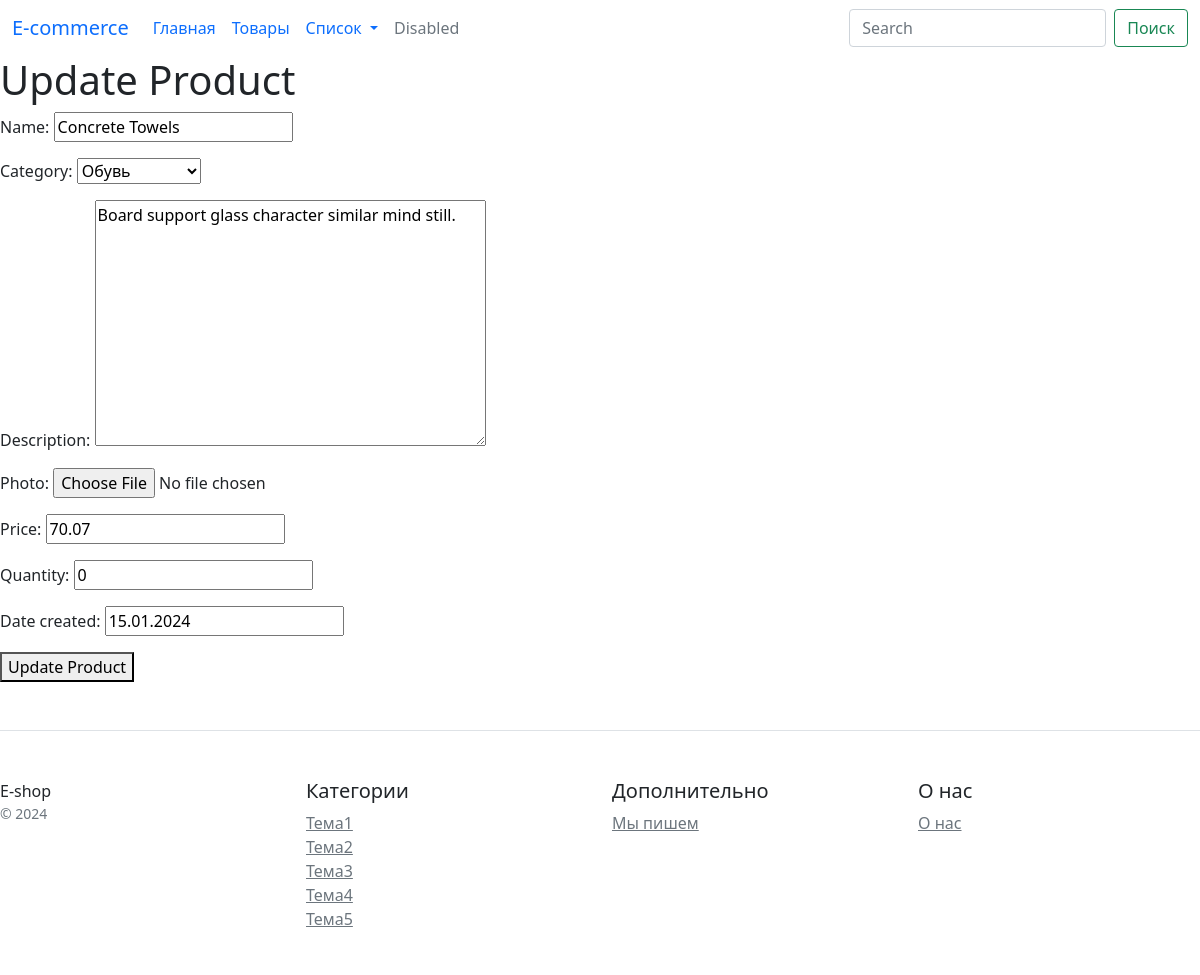
The page /product/update/1 on the database as committed earlier.
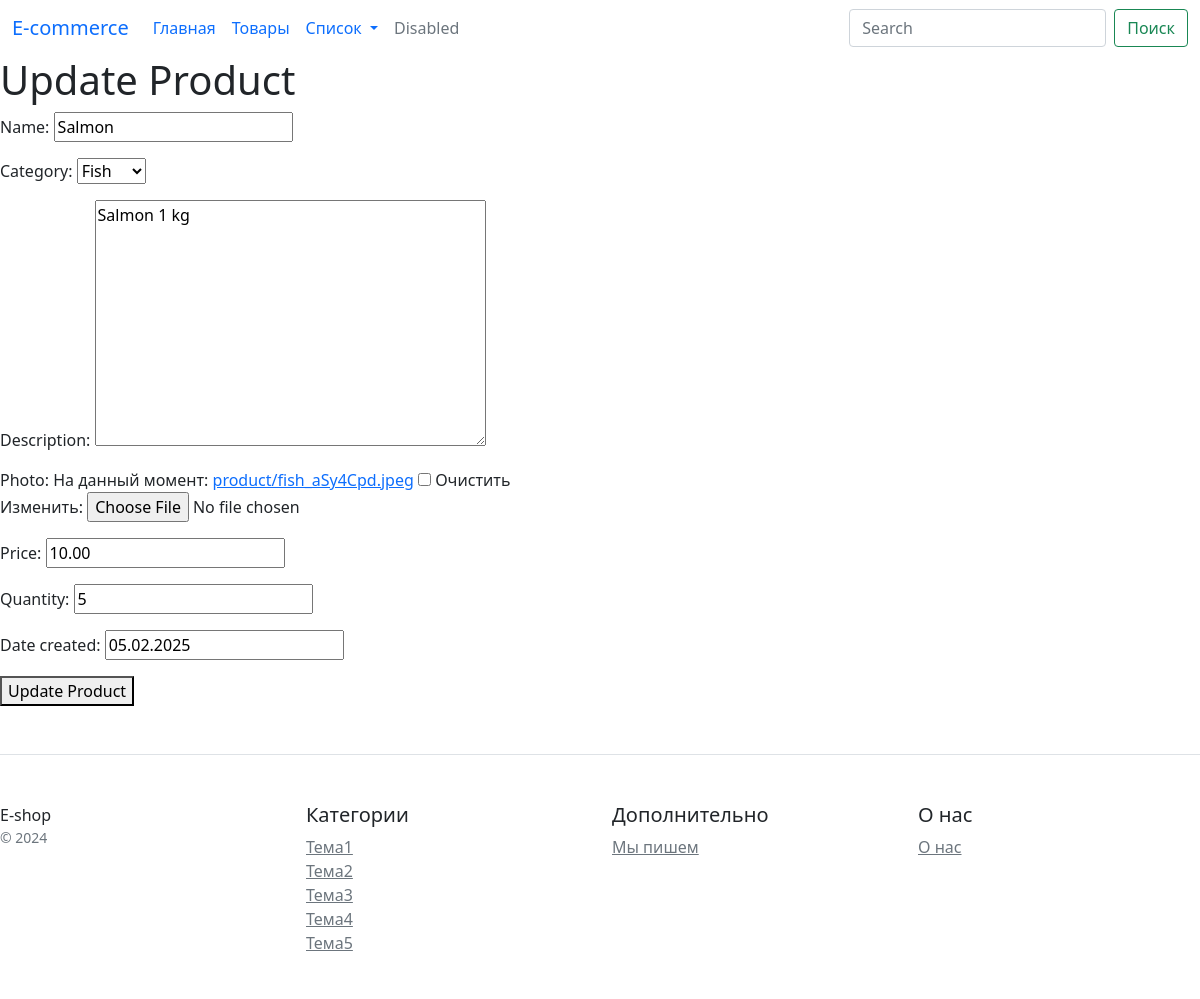
The same page on the database as committed later.
### e_shop/models.py (models this page shows, shortened)
class Product(models.Model):
    name = models.CharField(max_length=100)
    category = models.ForeignKey(Category, on_delete=models.CASCADE)
    description = models.TextField()
    photo = models.ImageField(upload_to='product/', blank=True, null=True)
    price = models.DecimalField(max_digits=8, decimal_places=2)
    quantity = models.IntegerField()
    date_created = models.DateField(default=datetime.datetime.today)

class Category(models.Model):
    name = models.CharField(max_length=50, unique=True)
    def __str__(self):
        return self.name

### e_shop/views.py (the view)
# urls.py: path('product/update', add_update_product, name='update_product_page'),
def add_update_product(request, pk=None):
    template_name = "e_shop/add_update_product.html"
    if pk:
        product = get_object_or_404(Product, pk=pk)
        action = 'Update'
    else:
        product = None
        action = 'Add'
    if request.method == 'POST':
        form = ProductForm(request.POST, request.FILES, instance=product)
        if form.is_valid():
            form.save()
            return redirect('view_products')
    else:
        form = ProductForm(instance=product)
    return render(request, template_name, {'form': form, 'action': action})

### e_shop/forms.py
class ProductForm(forms.ModelForm):
    class Meta:
        model = Product
        fields = ['name', 'category', 'description', 'photo', 'price',  'quantity', 'date_created']

### e_shop/templates/e_shop/add_update_product.html (shortened to what this page needs)
{% extends 'base.html' %}
{% block content %}
    <h1>{{ action }} Product</h1>
    <form method="post" enctype="multipart/form-data">
        {{ form.as_p }}
        <button type="submit">{{ action }} Product</button>
    </form>
{% endblock %}

Rows that differ between the two databases and show on the page:
changed Product: name "Concrete Towels" → "Salmon"; category "Обувь" → "Fish"; description "Board support glass character similar mind still." → "Salmon 1 kg"; price "70.07" → "10.00"; quantity "0" → "5"; date_created "15.01.2024" → "05.02.2025"
Other text that changed with them:
form field as_p: (not shown) → "☐"
text no longer shown: "Name: Category: Description: Photo: Price: Quantity: Date created:"
text now shown: "Name: Category: Description: Photo: На данный момент: product/fish_aSy4Cpd.jpeg Очистить Изменить: Price: Quantity: Date created:"
